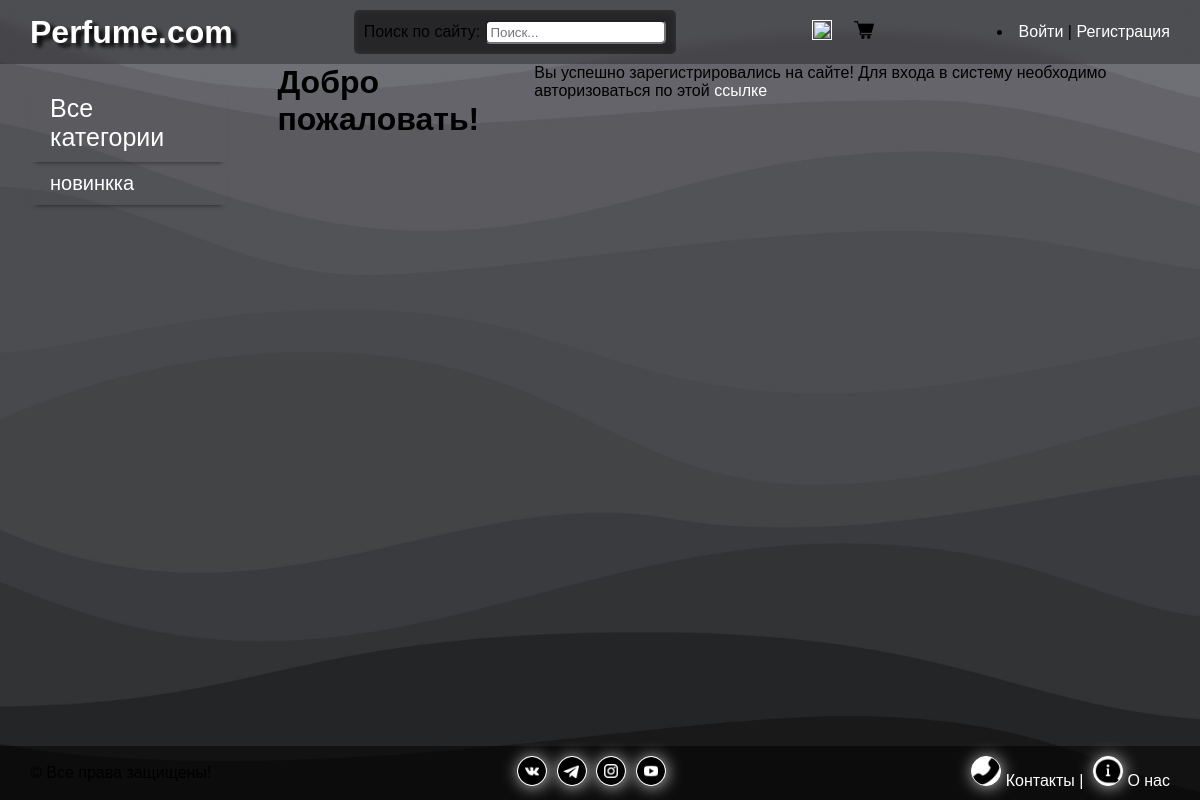
Before: /users/register/done/ with the older database file.
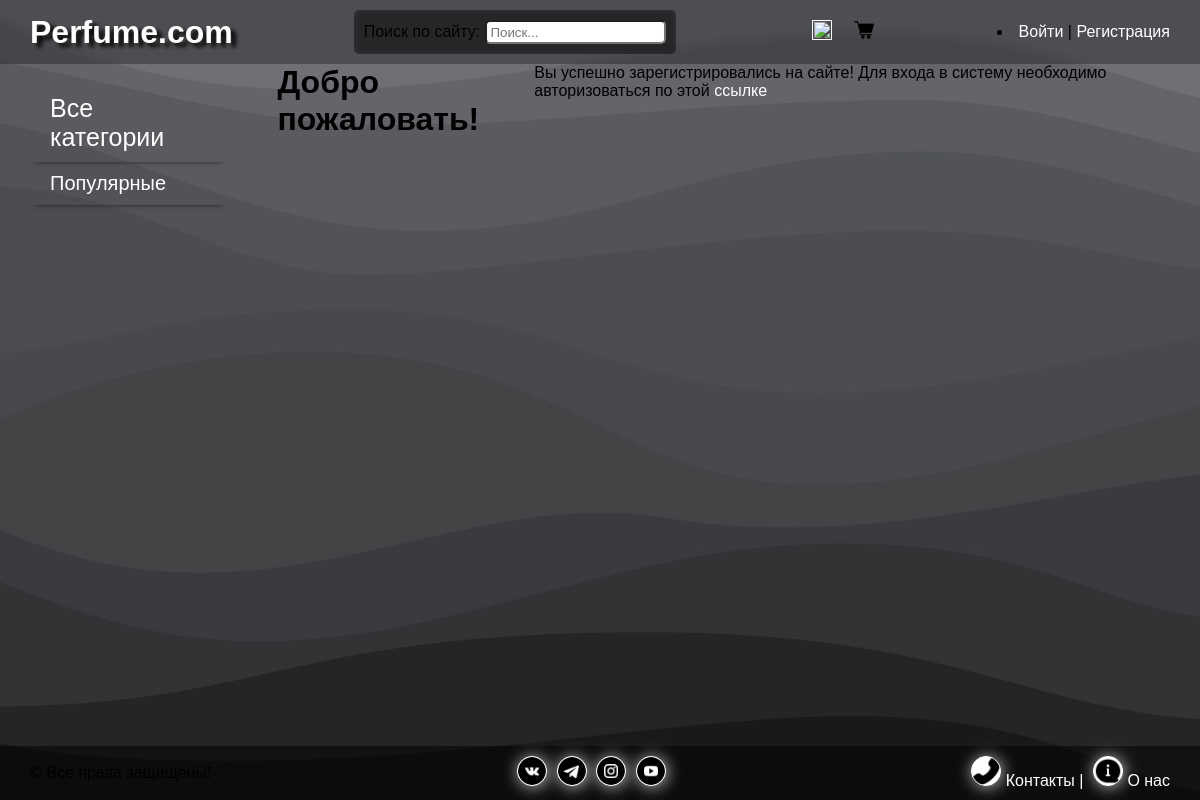
After: the same page with the newer database file.
### men/models.py (models this page shows, shortened)
class Category(models.Model):
    cat_name = models.CharField(max_length=255, db_index=True, verbose_name='Категория')
    slug = models.SlugField(max_length=255, unique=True, verbose_name='Slug (Формируется автоматически)')
    class Meta:
        verbose_name = 'Категория'
        verbose_name_plural = 'Категории'
    def get_absolute_url(self):
        return reverse('category', kwargs={'cat_slug': self.slug})

### users/views.py (the view)
# urls.py: path('register/done/', views.RegisterUserDone.as_view(), name='register_done'),
class RegisterUserDone(TemplateView):
    template_name = 'users/register_done.html'
    extra_context = {'title': 'Поздравляем'}

### men/templatetags/perfume_tags.py (called while the page is built)
@register.inclusion_tag('men/list_categories.html')
def show_categories(cat_selected=0):
    cats = Category.objects.annotate(total=Count("posts")).filter(total__gt=0)
    return {'cats': cats, 'cat_selected': cat_selected}

### users/templates/users/register_done.html
{% extends 'base.html' %}
{% block content %}
<h1>Добро пожаловать!</h1>
<p>Вы успешно зарегистрировались на сайте! Для входа в систему необходимо авторизоваться по этой
  <a href="{% url 'users:login' %}">ссылке</a>
</p>
{% endblock %}

### men/templates/men/list_categories.html
<div class="cat-menu">
    <ul>
        <a class="cat-all" href="{% url 'home' %}"><li>Все категории</li></a>
        {% for i in cats %}
        <a href="{{ i.get_absolute_url }}"><li>{{ i.cat_name }}</li></a>
        {% endfor %}
    </ul>
</div>

Changed rows visible on the page:
removed Category: cat_name "новинкка"
added Category: cat_name "Популярные"
